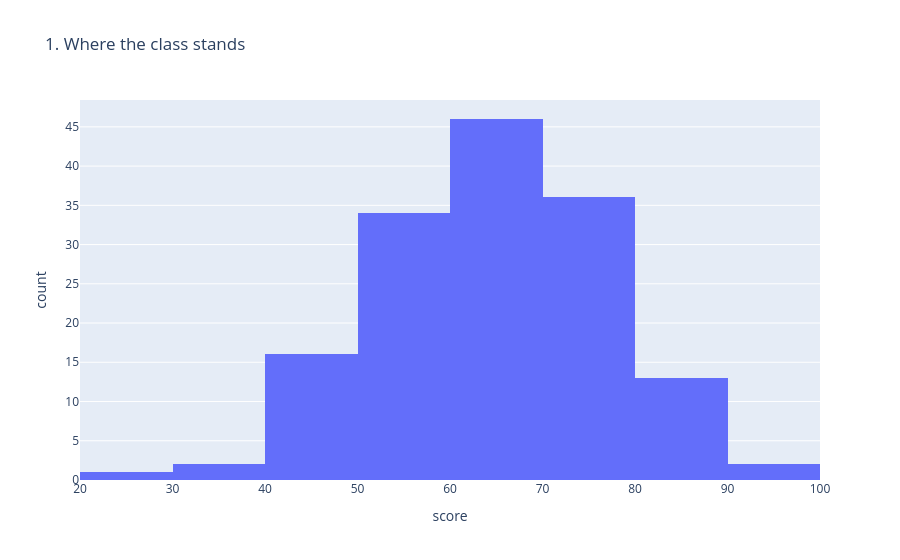
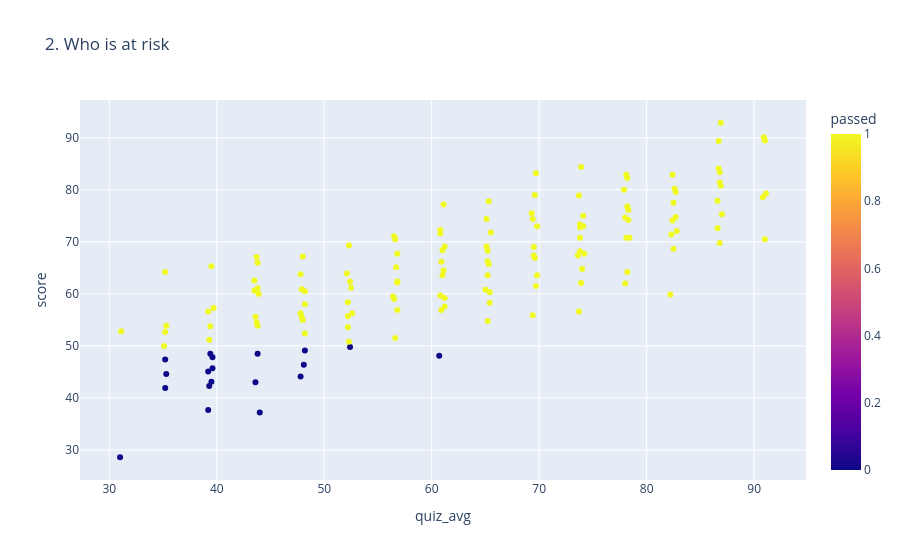
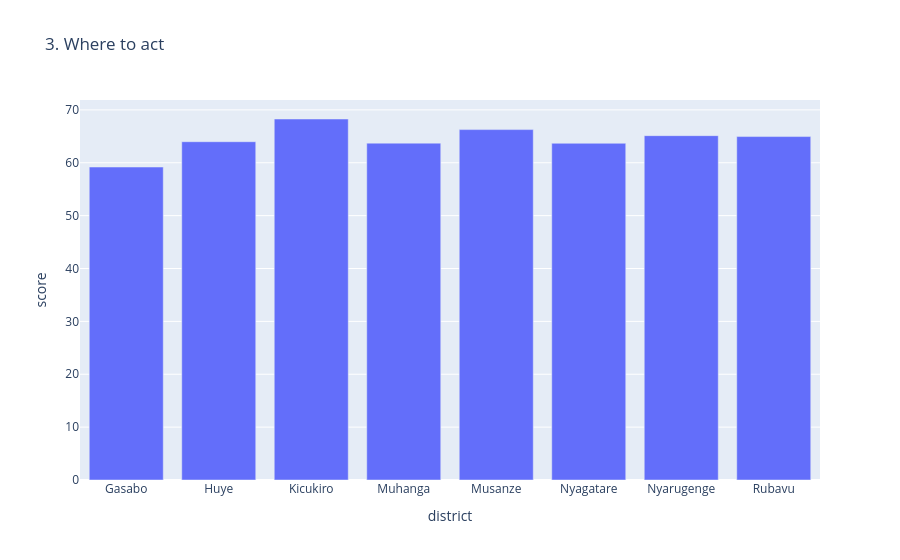

The notebook cell saved with these charts, in order:
### Code cell
#5.1
import plotly.express as px
fig1 = px.histogram(df, x="score", nbins=12, title="1. Where the class stands")
fig1.show()

fig2 = px.scatter(df, x="quiz_avg", y="score", color="passed", hover_name="name", title="2. Who is at risk")
fig2.show()

avg_by_district = df.groupby("district", as_index=False)["score"].mean()
fig3=px.bar(avg_by_district, x="district", y="score", title="3. Where to act")
fig3.show()

### Figure 1 — Plotly figure (JSON) as saved in the notebook; plotly's stock layout.template omitted (floating-point values rounded to 4 significant figures; data arrays with more than 128 entries replaced by an {"elided": "..."} marker saying what was removed)
{"data": [{"bingroup": "x", "hovertemplate": "score=%{x}<br>count=%{y}<extra></extra>", "legendgroup": "", "marker": {"color": "#636efa", "pattern": {"shape": ""}}, "name": "", "nbinsx": 12, "orientation": "v", "showlegend": false, "type": "histogram", "x": {"elided": "150 float values"}, "xaxis": "x", "yaxis": "y"}], "layout": {"barmode": "relative", "legend": {"tracegroupgap": 0}, "title": {"text": "1. Where the class stands"}, "xaxis": {"anchor": "y", "domain": [0, 1], "title": {"text": "score"}}, "yaxis": {"anchor": "x", "domain": [0, 1], "title": {"text": "count"}}}}

### Figure 2 — Plotly figure (JSON) as saved in the notebook; plotly's stock layout.template omitted (floating-point values rounded to 4 significant figures; data arrays with more than 128 entries replaced by an {"elided": "..."} marker saying what was removed)
{"data": [{"hovertemplate": "<b>%{hovertext}</b><br><br>quiz_avg=%{x}<br>score=%{y}<br>passed=%{marker.color}<extra></extra>", "hovertext": {"elided": "150 str values"}, "legendgroup": "", "marker": {"color": {"elided": "150 int values"}, "coloraxis": "coloraxis", "symbol": "circle"}, "mode": "markers", "name": "", "orientation": "v", "showlegend": false, "type": "scatter", "x": {"elided": "150 float values"}, "xaxis": "x", "y": {"elided": "150 float values"}, "yaxis": "y"}], "layout": {"coloraxis": {"colorbar": {"title": {"text": "passed"}}, "colorscale": [[0, "#0d0887"], [0.1111, "#46039f"], [0.2222, "#7201a8"], [0.3333, "#9c179e"], [0.4444, "#bd3786"], [0.5556, "#d8576b"], [0.6667, "#ed7953"], [0.7778, "#fb9f3a"], [0.8889, "#fdca26"], [1, "#f0f921"]]}, "legend": {"tracegroupgap": 0}, "title": {"text": "2. Who is at risk"}, "xaxis": {"anchor": "y", "domain": [0, 1], "title": {"text": "quiz_avg"}}, "yaxis": {"anchor": "x", "domain": [0, 1], "title": {"text": "score"}}}}

### Figure 3 — Plotly figure (JSON) as saved in the notebook; plotly's stock layout.template omitted (floating-point values rounded to 4 significant figures)
{"data": [{"hovertemplate": "district=%{x}<br>score=%{y}<extra></extra>", "legendgroup": "", "marker": {"color": "#636efa", "pattern": {"shape": ""}}, "name": "", "orientation": "v", "showlegend": false, "textposition": "auto", "type": "bar", "x": ["Gasabo", "Huye", "Kicukiro", "Muhanga", "Musanze", "Nyagatare", "Nyarugenge", "Rubavu"], "xaxis": "x", "y": [59.19, 63.98, 68.28, 63.72, 66.27, 63.68, 65.13, 64.96], "yaxis": "y"}], "layout": {"barmode": "relative", "legend": {"tracegroupgap": 0}, "title": {"text": "3. Where to act"}, "xaxis": {"anchor": "y", "domain": [0, 1], "title": {"text": "district"}}, "yaxis": {"anchor": "x", "domain": [0, 1], "title": {"text": "score"}}}}
